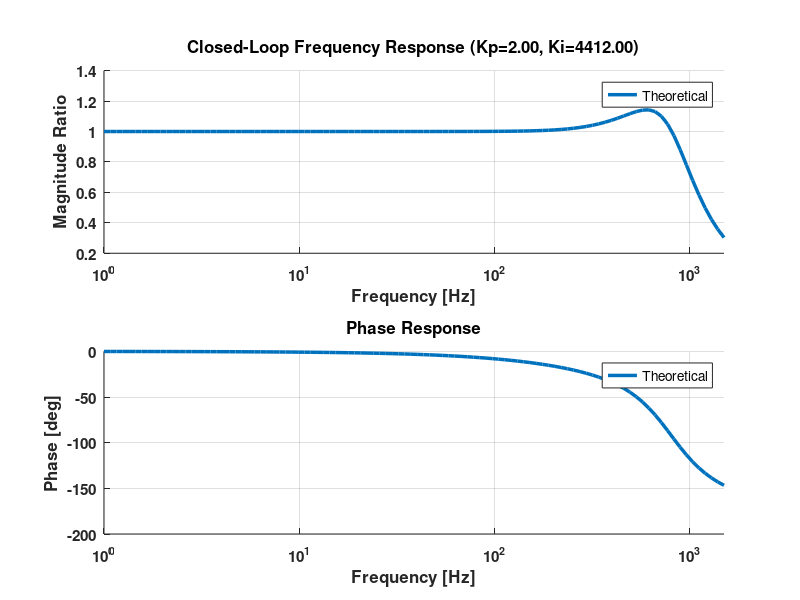

MATLAB code for this plot: (Note: this script raises an error after producing the figure.)
% plot_theoretical_bode.m
% PI Controller 理論波德圖（閉迴路）
%
% 功能：
%   1. 計算 PI 控制器 C(s) 和受控體 H(s) 的閉迴路轉移函數 T(s)
%   2. 繪製理論波德圖（Magnitude 和 Phase）
%   3. 可選：疊加實測數據進行比較
%
% 閉迴路轉移函數：
%   T(s) = C(s)H(s) / [1 + C(s)H(s)]
%
% 其中：
%   C(s) = Kp + Ki/s          (PI 控制器)
%   H(s) = 給定的受控體轉移函數

clear; clc; close all;

fprintf('\n');
fprintf('════════════════════════════════════════════════════════════\n');
fprintf('           PI Controller 理論波德圖（閉迴路）\n');
fprintf('════════════════════════════════════════════════════════════\n');
fprintf('\n');

%% SECTION 1: 配置區域

% ===== PI 控制器參數 =====
zc = 2206;                % Ki/Kp
Kp_value = 2;
Ki_value = Kp_value * zc;

fprintf('【PI 控制器參數】\n');
fprintf('────────────────────────\n');
fprintf('  Kp = %.2f\n', Kp_value);
fprintf('  Ki = %.2f\n', Ki_value);
fprintf('  zc = %.0f\n', zc);
fprintf('\n');

% ===== 受控體轉移函數 H(s) =====
% H(s) = 1.1592×10⁷ / (s² + 6.6172×10³s + 1.1592×10⁷)
H_num = 1.1592e7;
H_den = [1, 6.6172e3, 1.1592e7];

fprintf('【受控體轉移函數 H(s)】\n');
fprintf('────────────────────────\n');
fprintf('  H(s) = %.4e / (s² + %.4es + %.4e)\n', H_num, H_den(2), H_den(3));
fprintf('\n');

% ===== 實測數據載入設定 =====
LOAD_EXPERIMENTAL_DATA = true;                    % 是否載入實測數據
experimental_mat_file = 'freq_sweep_ch5_20251022_220023.mat';  % 手動指定檔案名稱
% experimental_mat_file = '';  % 留空則自動找最新檔案

% 實測數據路徑
script_dir = fileparts(mfilename('fullpath'));
scripts_root = fullfile(script_dir, '..');
project_root = fullfile(scripts_root, '..');
experimental_data_dir = fullfile(project_root, 'test_results', 'pi_controller', 'frequency_response');

% ===== 波德圖頻率範圍 =====
freq_min = 1;           % 最小頻率 [Hz]
freq_max = 1500;       % 最大頻率 [Hz]
num_points = 100;      % 頻率點數

%% SECTION 2: 建立轉移函數

fprintf('【建立轉移函數】\n');
fprintf('────────────────────────\n');

% PI 控制器 C(s) = Kp + Ki/s = (Kp*s + Ki)/s
C_num = [Kp_value, Ki_value];
C_den = [1, 0];
C = tf(C_num, C_den);

fprintf('  ✓ PI 控制器 C(s) 已建立\n');
fprintf('    C(s) = (%.2f·s + %.2f) / s\n', Kp_value, Ki_value);

% 受控體 H(s)
H = tf(H_num, H_den);

fprintf('  ✓ 受控體 H(s) 已建立\n');

% 開迴路轉移函數 L(s) = C(s) * H(s)
L = C * H;

fprintf('  ✓ 開迴路轉移函數 L(s) = C(s)·H(s) 已建立\n');

% 閉迴路轉移函數 T(s) = L(s) / (1 + L(s))
T = feedback(L, 1);

fprintf('  ✓ 閉迴路轉移函數 T(s) = L(s)/(1+L(s)) 已建立\n');
fprintf('\n');

%% SECTION 3: 計算頻率響應

fprintf('【計算頻率響應】\n');
fprintf('────────────────────────\n');

% 頻率向量（對數分布）
freq_vec = logspace(log10(freq_min), log10(freq_max), num_points);
omega_vec = 2 * pi * freq_vec;

% 計算波德響應
[mag, phase, wout] = bode(T, omega_vec);

% 將輸出轉換為向量
mag_vec = squeeze(mag);           % 線性增益
mag_dB_vec = 20*log10(mag_vec);   % dB
phase_vec = squeeze(phase);       % 度

fprintf('  ✓ 頻率響應計算完成\n');
fprintf('    頻率範圍: %.1f Hz ~ %.1f kHz\n', freq_min, freq_max/1000);
fprintf('    頻率點數: %d\n', num_points);
fprintf('\n');

%% SECTION 4: 載入實測數據（可選）

experimental_loaded = false;
experimental_channel = NaN;
experimental_freq = [];
experimental_mag = [];
experimental_phase = [];

if LOAD_EXPERIMENTAL_DATA
    fprintf('【載入實測數據】\n');
    fprintf('────────────────────────\n');

    % 自動找最新檔案或使用指定檔案
    if isempty(experimental_mat_file)
        % 自動找最新檔案
        mat_files = dir(fullfile(experimental_data_dir, 'freq_sweep_ch*.mat'));

        if isempty(mat_files)
            fprintf('  ✗ 找不到實測數據檔案\n');
            fprintf('    搜尋路徑: %s\n', experimental_data_dir);
            fprintf('    跳過實測數據疊加\n\n');
        else
            % 按時間排序，取最新
            [~, idx] = max([mat_files.datenum]);
            experimental_mat_file = mat_files(idx).name;
            fprintf('  ℹ 自動選擇最新檔案: %s\n', experimental_mat_file);
        end
    else
        fprintf('  ℹ 使用指定檔案: %s\n', experimental_mat_file);
    end

    % 載入檔案
    if ~isempty(experimental_mat_file)
        mat_path = fullfile(experimental_data_dir, experimental_mat_file);

        if exist(mat_path, 'file')
            % 從檔案名稱解析通道號
            % 格式： freq_sweep_ch1_20250122_143052.mat → ch = 1
            tokens = regexp(experimental_mat_file, 'freq_sweep_ch(\d+)_', 'tokens');

            if ~isempty(tokens)
                experimental_channel = str2double(tokens{1}{1});
                fprintf('  ✓ 檔案解析: 通道 P%d\n', experimental_channel);
            else
                fprintf('  ✗ 無法從檔案名稱解析通道號\n');
                fprintf('    請確認檔案名稱格式: freq_sweep_ch<N>_<timestamp>.mat\n\n');
                LOAD_EXPERIMENTAL_DATA = false;
            end

            if LOAD_EXPERIMENTAL_DATA
                % 載入數據
                try
                    data = load(mat_path);
                    results = data.results;

                    experimental_freq = results.frequencies;
                    experimental_mag = results.magnitude_ratio(:, experimental_channel);
                    experimental_phase = results.phase_lag(:, experimental_channel);

                    experimental_loaded = true;

                    fprintf('  ✓ 數據載入完成\n');
                    fprintf('    頻率點數: %d\n', length(experimental_freq));
                    fprintf('    頻率範圍: %.1f ~ %.1f Hz\n', ...
                            experimental_freq(1), experimental_freq(end));
                    fprintf('    實測 Kp: %.2f\n', results.Kp);
                    fprintf('    實測 Ki: %.2f\n', results.Ki);
                    fprintf('\n');

                    % 檢查參數是否一致
                    if abs(results.Kp - Kp_value) > 1e-6 || abs(results.Ki - Ki_value) > 1e-6
                        fprintf('  ⚠ 警告: 實測數據的 PI 參數與理論不一致！\n');
                        fprintf('    理論: Kp=%.2f, Ki=%.2f\n', Kp_value, Ki_value);
                        fprintf('    實測: Kp=%.2f, Ki=%.2f\n', results.Kp, results.Ki);
                        fprintf('\n');
                    end

                catch ME
                    fprintf('  ✗ 數據載入失敗: %s\n', ME.message);
                    fprintf('    跳過實測數據疊加\n\n');
                    LOAD_EXPERIMENTAL_DATA = false;
                end
            end
        else
            fprintf('  ✗ 找不到檔案: %s\n', mat_path);
            fprintf('    跳過實測數據疊加\n\n');
            LOAD_EXPERIMENTAL_DATA = false;
        end
    end
end

%% SECTION 5: 繪製波德圖

fprintf('【繪製波德圖】\n');
fprintf('────────────────────────\n');

fig = figure('Name', 'Closed-Loop Bode Plot (Theoretical vs Experimental)', ...
             'Position', [100, 100, 1200, 800]);

% ===== 上圖：Magnitude =====
subplot(2,1,1);
hold on; grid on;

% 理論曲線（藍色粗實線）
semilogx(freq_vec, mag_vec, '-', 'LineWidth', 2.5, ...
         'Color', [0, 0.4470, 0.7410], 'DisplayName', 'Theoretical');

% 實測數據點（紅色圓圈）
if experimental_loaded
    semilogx(experimental_freq, experimental_mag, 'o', ...
             'MarkerSize', 8, 'LineWidth', 2, ...
             'MarkerEdgeColor', [0.8500, 0.3250, 0.0980], ...
             'MarkerFaceColor', [1, 0.6, 0.4], ...
             'DisplayName', sprintf('Experimental (P%d)', experimental_channel));
end

xlabel('Frequency [Hz]', 'FontSize', 12, 'FontWeight', 'bold');
ylabel('Magnitude Ratio', 'FontSize', 12, 'FontWeight', 'bold');
title(sprintf('Closed-Loop Frequency Response (Kp=%.2f, Ki=%.2f)', Kp_value, Ki_value), ...
      'FontSize', 14, 'FontWeight', 'bold');
legend('Location', 'best', 'FontSize', 11);
xlim([freq_min, freq_max]);

% 設定座標軸
set(gca, 'XScale', 'log');
set(gca, 'FontSize', 11, 'FontWeight', 'bold');

% ===== 下圖：Phase =====
subplot(2,1,2);
hold on; grid on;

% 理論曲線（藍色粗實線）
semilogx(freq_vec, phase_vec, '-', 'LineWidth', 2.5, ...
         'Color', [0, 0.4470, 0.7410], 'DisplayName', 'Theoretical');

% 實測數據點（紅色圓圈）
if experimental_loaded
    semilogx(experimental_freq, experimental_phase, 'o', ...
             'MarkerSize', 8, 'LineWidth', 2, ...
             'MarkerEdgeColor', [0.8500, 0.3250, 0.0980], ...
             'MarkerFaceColor', [1, 0.6, 0.4], ...
             'DisplayName', sprintf('Experimental (P%d)', experimental_channel));
end

xlabel('Frequency [Hz]', 'FontSize', 12, 'FontWeight', 'bold');
ylabel('Phase [deg]', 'FontSize', 12, 'FontWeight', 'bold');
title('Phase Response', 'FontSize', 14, 'FontWeight', 'bold');
legend('Location', 'best', 'FontSize', 11);
xlim([freq_min, freq_max]);

% 設定座標軸
set(gca, 'XScale', 'log');
set(gca, 'FontSize', 11, 'FontWeight', 'bold');

fprintf('  ✓ 波德圖繪製完成\n');
fprintf('\n');

%% SECTION 6: 分析閉迴路特性

fprintf('【閉迴路系統分析】\n');
fprintf('════════════════════════════════════════════════════════════\n');
fprintf('\n');

% DC 增益（s=0 時的增益）
dc_gain = dcgain(T);
fprintf('  DC 增益: %.4f (%.2f dB, %.2f%%)\n', ...
        dc_gain, 20*log10(dc_gain), dc_gain*100);

% 找 -3dB 頻寬
idx_3dB = find(mag_dB_vec < (20*log10(dc_gain) - 3), 1, 'first');
if ~isempty(idx_3dB) && idx_3dB > 1
    f_3dB = freq_vec(idx_3dB);
    fprintf('  -3dB 頻寬: %.2f Hz\n', f_3dB);
else
    fprintf('  -3dB 頻寬: > %.2f Hz (超出範圍)\n', freq_max);
end

% 峰值增益
[peak_mag, peak_idx] = max(mag_vec);
peak_freq = freq_vec(peak_idx);
peak_mag_dB = 20*log10(peak_mag);

fprintf('  峰值增益: %.4f (%.2f dB) at %.2f Hz\n', ...
        peak_mag, peak_mag_dB, peak_freq);

% 相位裕度和增益裕度
[Gm, Pm, Wcg, Wcp] = margin(L);  % 使用開迴路 L(s) 計算裕度
fprintf('\n  穩定性裕度（基於開迴路）:\n');
fprintf('    增益裕度 (GM): %.2f dB at %.2f Hz\n', 20*log10(Gm), Wcg/(2*pi));
fprintf('    相位裕度 (PM): %.2f° at %.2f Hz\n', Pm, Wcp/(2*pi));

fprintf('\n');
fprintf('════════════════════════════════════════════════════════════\n');

%% SECTION 7: 保存結果（可選）

SAVE_RESULTS = true;

if SAVE_RESULTS
    fprintf('\n【保存結果】\n');
    fprintf('────────────────────────\n');

    % 輸出目錄
    output_dir = fullfile(project_root, 'test_results', 'pi_controller', 'theoretical_bode');
    if ~exist(output_dir, 'dir')
        mkdir(output_dir);
    end

    timestamp = datestr(now, 'yyyymmdd_HHMMSS');

    % 保存圖片
    png_filename = sprintf('theoretical_bode_%s.png', timestamp);
    png_path = fullfile(output_dir, png_filename);
    saveas(fig, png_path);
    fprintf('  ✓ 圖片已保存: %s\n', png_filename);

    % 保存數據
    theoretical_results.freq = freq_vec;
    theoretical_results.magnitude = mag_vec;
    theoretical_results.magnitude_dB = mag_dB_vec;
    theoretical_results.phase = phase_vec;
    theoretical_results.Kp = Kp_value;
    theoretical_results.Ki = Ki_value;
    theoretical_results.zc = zc;
    theoretical_results.H_num = H_num;
    theoretical_results.H_den = H_den;
    theoretical_results.dc_gain = dc_gain;

    if experimental_loaded
        theoretical_results.experimental_file = experimental_mat_file;
        theoretical_results.experimental_channel = experimental_channel;
        theoretical_results.experimental_freq = experimental_freq;
        theoretical_results.experimental_mag = experimental_mag;
        theoretical_results.experimental_phase = experimental_phase;
    end

    mat_filename = sprintf('theoretical_bode_%s.mat', timestamp);
    mat_path = fullfile(output_dir, mat_filename);
    save(mat_path, 'theoretical_results', '-v7.3');
    fprintf('  ✓ 數據已保存: %s\n', mat_filename);

    fprintf('\n  📁 所有檔案保存至: %s\n', output_dir);
    fprintf('\n');
end

%% SECTION 8: 完成

fprintf('════════════════════════════════════════════════════════════\n');
fprintf('                     分析完成\n');
fprintf('════════════════════════════════════════════════════════════\n');
fprintf('\n');
